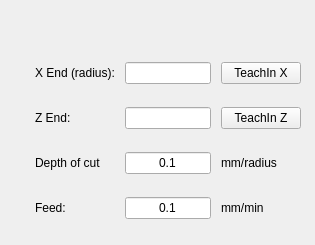
   <widget class="QWidget" name="pageKeySlot">
    <widget class="QWidget" name="gridLayoutWidget_6">
     <property name="geometry">
      <rect>
       <x>30</x>
       <y>45</y>
       <width>276</width>
       <height>191</height>
      </rect>
     </property>
     <layout class="QGridLayout" name="gridLayout_7">
      <property name="leftMargin">
       <number>5</number>
      </property>
      <property name="rightMargin">
       <number>5</number>
      </property>
      <property name="horizontalSpacing">
       <number>10</number>
      </property>
      <item row="3" column="3">
       <widget class="QLabel" name="label_56">
        <property name="styleSheet">
         <string notr="true">font: 11pt &quot;Noto Sans&quot;;</string>
        </property>
        <property name="text">
         <string>mm/min</string>
        </property>
       </widget>
      </item>
      <item row="0" column="0">
       <widget class="QLabel" name="label_50">
        <property name="styleSheet">
         <string notr="true">font: 11pt &quot;Noto Sans&quot;;</string>
        </property>
        <property name="text">
         <string>X End (radius):</string>
        </property>
       </widget>
      </item>
      <item row="2" column="2">
       <widget class="VCPSettingsLineEdit" name="keyslotDoc">
        <property name="focusPolicy">
         <enum>Qt::StrongFocus</enum>
        </property>
        <property name="styleSheet">
         <string notr="true">font: 11pt &quot;Noto Sans&quot;;</string>
        </property>
        <property name="text">
         <string>0.1</string>
        </property>
        <property name="alignment">
         <set>Qt::AlignCenter</set>
        </property>
        <property name="settingName" stdset="0">
         <string>smart_numpad.quick-cycles-doc</string>
        </property>
        <property name="textFormat" stdset="0">
         <string/>
        </property>
       </widget>
      </item>
      <item row="3" column="2">
       <widget class="VCPSettingsLineEdit" name="keyslotFeed">
        <property name="focusPolicy">
         <enum>Qt::StrongFocus</enum>
        </property>
        <property name="styleSheet">
         <string notr="true">font: 11pt &quot;Noto Sans&quot;;</string>
        </property>
        <property name="text">
         <string>0.1</string>
        </property>
        <property name="alignment">
         <set>Qt::AlignCenter</set>
        </property>
        <property name="settingName" stdset="0">
         <string>smart_numpad.quick-cycles-keyslot-feed</string>
        </property>
        <property name="textFormat" stdset="0">
         <string/>
        </property>
       </widget>
      </item>
      <item row="2" column="0">
       <widget class="QLabel" name="label_18">
        <property name="styleSheet">
         <string notr="true">font: 11pt &quot;Noto Sans&quot;;</string>
        </property>
        <property name="text">
         <string>Depth of cut</string>
        </property>
       </widget>
      </item>
      <item row="2" column="3">
       <widget class="QLabel" name="label_54">
        <property name="styleSheet">
         <string notr="true">font: 11pt &quot;Noto Sans&quot;;</string>
        </property>
        <property name="text">
         <string>mm/radius</string>
        </property>
       </widget>
      </item>
      <item row="0" column="3">
       <widget class="QPushButton" name="keyslotTeachXBtn">
        <property name="text">
         <string>TeachIn X</string>
        </property>
       </widget>
      </item>
      <item row="1" column="0">
       <widget class="QLabel" name="label_51">
        <property name="styleSheet">
         <string notr="true">font: 11pt &quot;Noto Sans&quot;;</string>
        </property>
        <property name="text">
         <string>Z End:</string>
        </property>
       </widget>
      </item>
      <item row="0" column="2">
       <widget class="TeachInLineEdit" name="keyslotXEnd">
        <property name="focusPolicy">
         <enum>Qt::StrongFocus</enum>
        </property>
        <property name="alignment">
         <set>Qt::AlignRight|Qt::AlignTrailing|Qt::AlignVCenter</set>
        </property>
        <property name="referenceType" stdset="0">
         <number>1</number>
        </property>
        <property name="axisNumber" stdset="0">
         <number>0</number>
        </property>
        <property name="inchFormat" stdset="0">
         <string>%9.4f</string>
        </property>
        <property name="millimeterFormat" stdset="0">
         <string>%10.3f</string>
        </property>
        <property name="degreeFormat" stdset="0">
         <string>%10.2f</string>
        </property>
        <property name="latheMode" stdset="0">
         <number>1</number>
        </property>
       </widget>
      </item>
      <item row="1" column="3">
       <widget class="QPushButton" name="keyslotTeachZBtn">
        <property name="text">
         <string>TeachIn Z</string>
        </property>
       </widget>
      </item>
      <item row="1" column="2">
       <widget class="TeachInLineEdit" name="keyslotZEnd">
        <property name="focusPolicy">
         <enum>Qt::StrongFocus</enum>
        </property>
        <property name="alignment">
         <set>Qt::AlignRight|Qt::AlignTrailing|Qt::AlignVCenter</set>
        </property>
        <property name="referenceType" stdset="0">
         <number>1</number>
        </property>
        <property name="axisNumber" stdset="0">
         <number>2</number>
        </property>
        <property name="inchFormat" stdset="0">
         <string>%9.4f</string>
        </property>
        <property name="millimeterFormat" stdset="0">
         <string>%10.3f</string>
        </property>
        <property name="degreeFormat" stdset="0">
         <string>%10.2f</string>
        </property>
        <property name="latheMode" stdset="0">
         <number>0</number>
        </property>
       </widget>
      </item>
      <item row="3" column="0">
       <widget class="QLabel" name="label_53">
        <property name="styleSheet">
         <string notr="true">font: 11pt &quot;Noto Sans&quot;;</string>
        </property>
        <property name="text">
         <string>Feed:</string>
        </property>
       </widget>
      </item>
     </layout>
    </widget>
   </widget>
